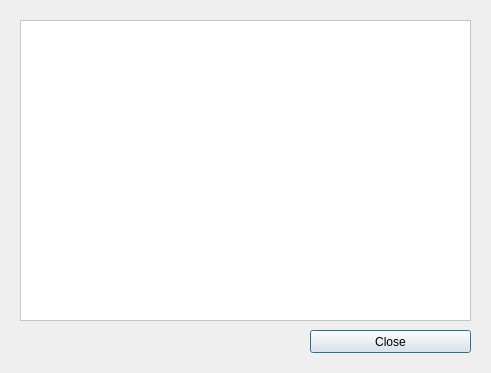
<?xml version="1.0" encoding="UTF-8"?>
<ui version="4.0">
 <class>Dialog</class>
 <widget class="QDialog" name="Dialog">
  <property name="geometry">
   <rect>
    <x>0</x>
    <y>0</y>
    <width>491</width>
    <height>373</height>
   </rect>
  </property>
  <property name="windowTitle">
   <string>Dialog</string>
  </property>
  <property name="styleSheet">
   <string notr="true"/>
  </property>
  <widget class="QPushButton" name="pushButton_3">
   <property name="geometry">
    <rect>
     <x>310</x>
     <y>330</y>
     <width>161</width>
     <height>23</height>
    </rect>
   </property>
   <property name="text">
    <string>Close</string>
   </property>
  </widget>
  <widget class="QTableView" name="tv">
   <property name="geometry">
    <rect>
     <x>20</x>
     <y>20</y>
     <width>451</width>
     <height>301</height>
    </rect>
   </property>
   <property name="palette">
    <palette>
     <active>
      <colorrole role="Button">
       <brush brushstyle="SolidPattern">
        <color alpha="255">
         <red>255</red>
         <green>255</green>
         <blue>255</blue>
        </color>
       </brush>
      </colorrole>
      <colorrole role="Base">
       <brush brushstyle="SolidPattern">
        <color alpha="255">
         <red>255</red>
         <green>255</green>
         <blue>255</blue>
        </color>
       </brush>
      </colorrole>
      <colorrole role="Window">
       <brush brushstyle="SolidPattern">
        <color alpha="255">
         <red>255</red>
         <green>255</green>
         <blue>255</blue>
        </color>
       </brush>
      </colorrole>
     </active>
     <inactive>
      <colorrole role="Button">
       <brush brushstyle="SolidPattern">
        <color alpha="255">
         <red>255</red>
         <green>255</green>
         <blue>255</blue>
        </color>
       </brush>
      </colorrole>
      <colorrole role="Base">
       <brush brushstyle="SolidPattern">
        <color alpha="255">
         <red>255</red>
         <green>255</green>
         <blue>255</blue>
        </color>
       </brush>
      </colorrole>
      <colorrole role="Window">
       <brush brushstyle="SolidPattern">
        <color alpha="255">
         <red>255</red>
         <green>255</green>
         <blue>255</blue>
        </color>
       </brush>
      </colorrole>
     </inactive>
     <disabled>
      <colorrole role="Button">
       <brush brushstyle="SolidPattern">
        <color alpha="255">
         <red>255</red>
         <green>255</green>
         <blue>255</blue>
        </color>
       </brush>
      </colorrole>
      <colorrole role="Base">
       <brush brushstyle="SolidPattern">
        <color alpha="255">
         <red>255</red>
         <green>255</green>
         <blue>255</blue>
        </color>
       </brush>
      </colorrole>
      <colorrole role="Window">
       <brush brushstyle="SolidPattern">
        <color alpha="255">
         <red>255</red>
         <green>255</green>
         <blue>255</blue>
        </color>
       </brush>
      </colorrole>
     </disabled>
    </palette>
   </property>
   <property name="font">
    <font>
     <weight>75</weight>
     <bold>true</bold>
    </font>
   </property>
   <property name="autoFillBackground">
    <bool>true</bool>
   </property>
   <property name="styleSheet">
    <string notr="true">
</string>
   </property>
   <property name="sortingEnabled">
    <bool>true</bool>
   </property>
  </widget>
 </widget>
 <resources/>
 <connections>
  <connection>
   <sender>pushButton_3</sender>
   <signal>clicked()</signal>
   <receiver>Dialog</receiver>
   <slot>close()</slot>
   <hints>
    <hint type="sourcelabel">
     <x>377</x>
     <y>373</y>
    </hint>
    <hint type="destinationlabel">
     <x>246</x>
     <y>365</y>
    </hint>
   </hints>
  </connection>
 </connections>
</ui>
